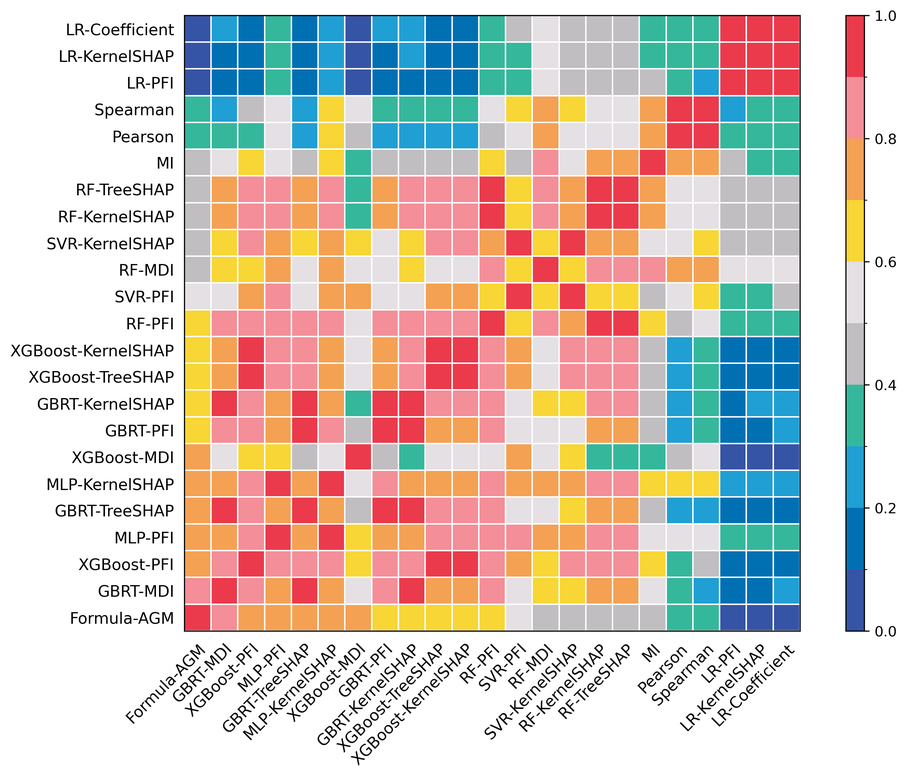
#> input picture Spearman_all_methods/Eadh_AGM/Spearman_Correlation_with_Formula_all.png, 907 x 778 px, shrunk from 2652 x 2275 before the run, found by its file name
$ python merge.py
#> lines starting #> are read from the running program, lines starting #| are printed output that depends on the picture
from PIL import Image
import matplotlib.pyplot as plt
import numpy as np

# ---------- 配置区 ----------
png_paths = [
    "Eadh-all_data/Spearman_Correlation_with_Formula_all.png",
    "Eadh_MVPD/Spearman_Correlation_with_Formula_mean.png",
    "Eadh_SGR/Spearman_Correlation_with_Formula_Ranking.png",
    "Eadh-SHAP/Spearman_Correlation_with_Formula_SHAP.png",
]

out_pdf = "Formula_spearman.pdf"
labels = ["A","B","C","D"]  # 2x2 图片标注 A-D
# ----------------------------

def pick_label_color(pil_img, sample_box=(0,0,50,50), white_thresh=180):
    """
    根据左上角亮度选择黑或白标签颜色
    """
    w, h = pil_img.size
    left, top, right, bottom = sample_box
    right = min(right, w)
    bottom = min(bottom, h)
    region = pil_img.convert('L').crop((left, top, right, bottom))
    arr = np.asarray(region)
    mean_brightness = arr.mean()
    return "black" if mean_brightness > white_thresh else "white"

# 读取 PNG 图片
images = []
for p in png_paths:
    img = Image.open(p).convert("RGB")
    images.append(img)

# 绘图：2x2 布局，纵向尺寸缩小
fig, axes = plt.subplots(2, 2, figsize=(11, 9))  # 宽12，高9
axes = axes.flat

# 子图紧凑排布
fig.subplots_adjust(left=0.02, right=0.98, top=0.98, bottom=0.02,
                    wspace=0.01, hspace=0.01)  # 减小间距

for i, ax in enumerate(axes):
    if i < len(images):
        img_rgb = images[i]
        ax.imshow(img_rgb, aspect='equal', interpolation='bilinear')  # 保持正方形
        ax.set_xticks([])
        ax.set_yticks([])
        ax.set_facecolor('white')
        color = pick_label_color(img_rgb, sample_box=(0,0,40,40), white_thresh=180)
        # 左上角添加缩小字母
        ax.text(0.01, 0.99, labels[i],
                transform=ax.transAxes,
                fontsize=18, fontweight="bold",  # 缩小字体
                va="top", ha="left",
                color=color)
        # 隐藏子图边框
        for spine in ax.spines.values():
            spine.set_visible(False)
    else:
        ax.axis("off")
#> this loop made 4 passes
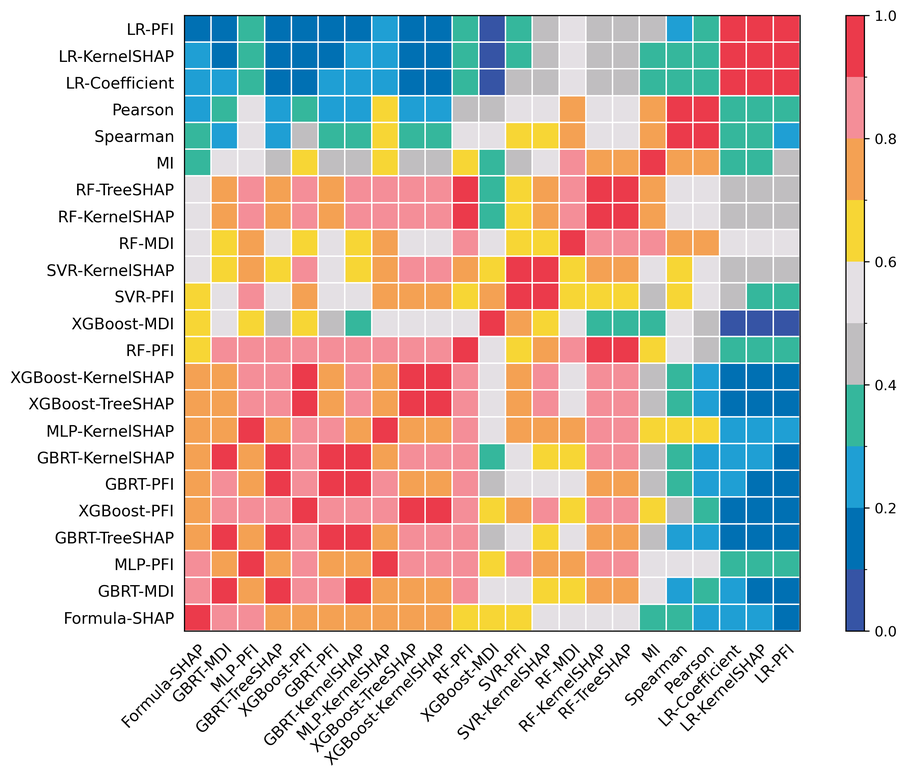
#> img_rgb: PIL image 907x778 RGB; mean R, G, B 211.9, 200.3, 192.1

# 保存为 PDF
plt.savefig(out_pdf, dpi=300, edgecolor='white')
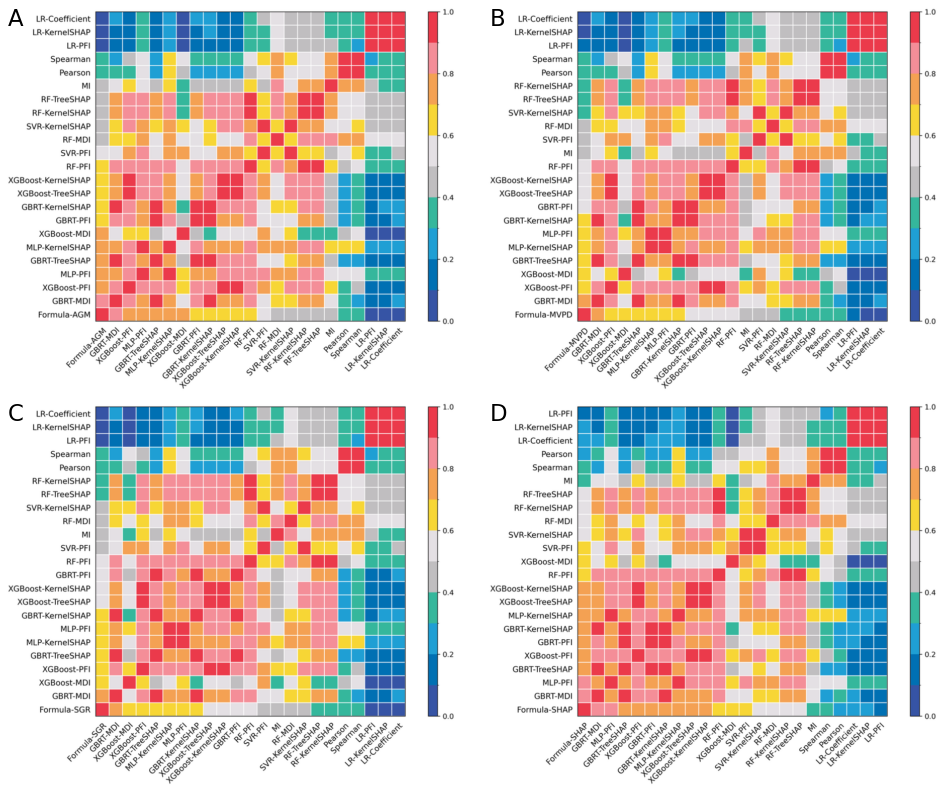
#> figure drawn by matplotlib, 4 panels
plt.close(fig)
print("保存完成：", out_pdf)
